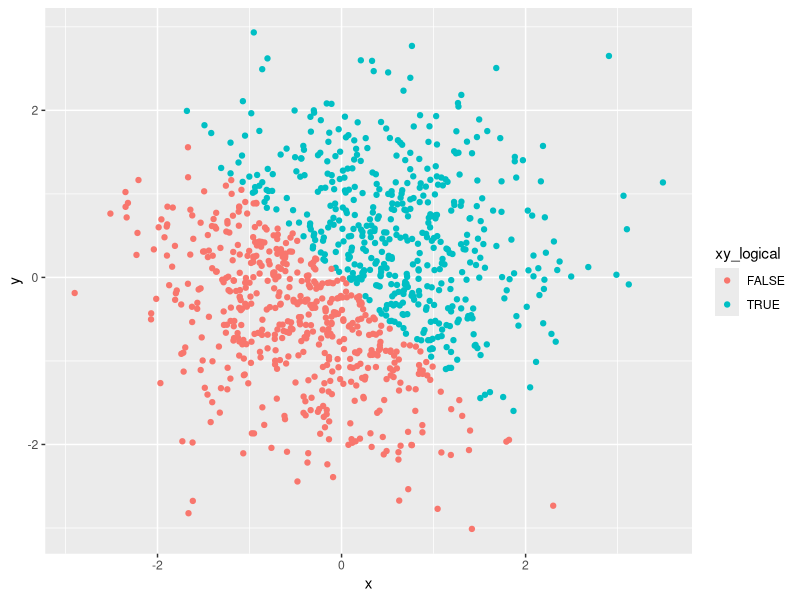
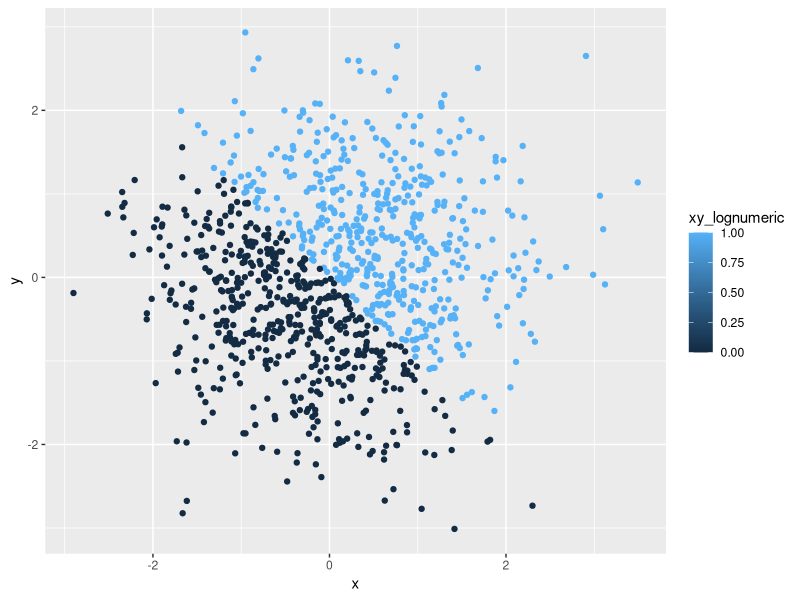
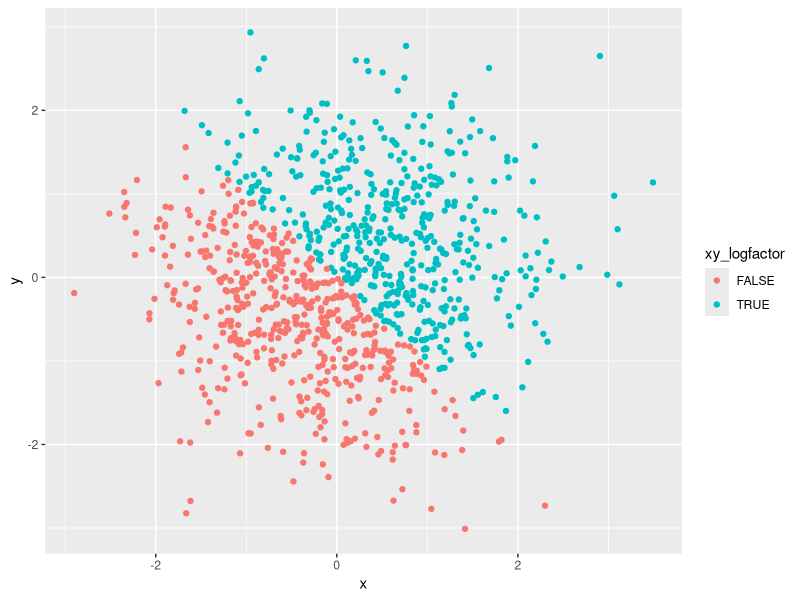
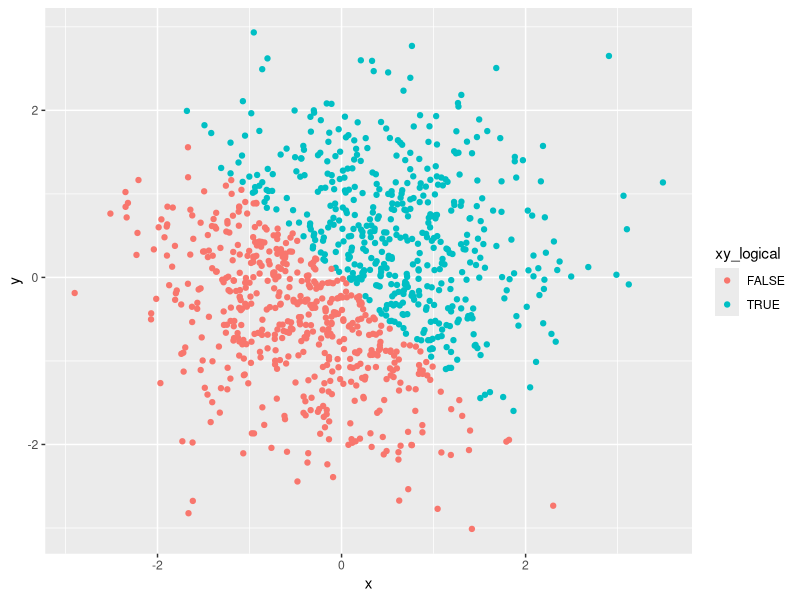

Write R code to recreate these figures, in order.
## ---- chunk 1
library(tidyverse)
problem1_df = tibble(
  sample_numeric = runif(10, min = 0, max = 5),
  sample_logical = c(sample_numeric > 2),
  sample_char = c("a", "random", "sample", "of", "size", "ten", "from", "uniform", "zero", "five"),
  sample_factor = factor(c("odd", "even", "odd", "even", "even", "odd", "odd", "odd", "even", "even"))
)
## ---- chunk 2
mean(problem1_df$sample_numeric)
mean(problem1_df$sample_logical)
mean(problem1_df$sample_char)
mean(problem1_df$sample_factor)
## ---- chunk 3
as.numeric(problem1_df$sample_logical)
as.numeric(problem1_df$sample_char)
as.numeric(problem1_df$sample_factor)
## ---- chunk 4
as.numeric(as.factor(problem1_df$sample_char))
as.numeric(as.character(problem1_df$sample_factor))
## ---- chunk 5
problem2_df = tibble(
  x = rnorm(1000),
  y = rnorm(1000),
  xy_logical = ((x+y) > 0),
  xy_lognumeric = as.numeric(xy_logical),
  xy_logfactor = as.factor(xy_logical)
)
## ---- chunk 6
ggplot(problem2_df, aes(x = x, y = y, color = xy_logical)) + geom_point()
ggplot(problem2_df, aes(x = x, y = y, color = xy_lognumeric)) + geom_point()
ggplot(problem2_df, aes(x = x, y = y, color = xy_logfactor)) + geom_point()
## ---- chunk 7
ggsave('scatterplot of y vs x colored by logical.pdf', plot = ggplot(problem2_df, aes(x = x, y = y, color = xy_logical)) + geom_point())
